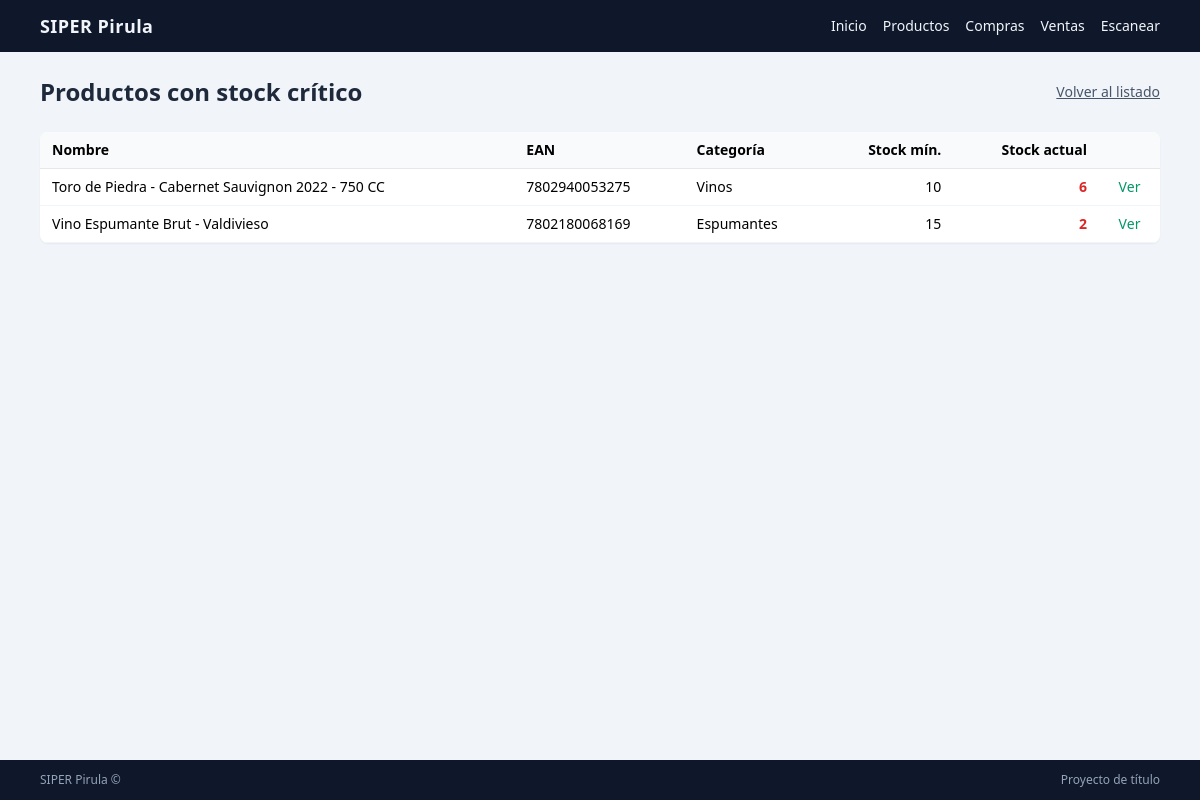
The page /inventario/productos/stock-critico/ (signed in) on the database its author committed.
### inventario/models.py (models this page shows, shortened)
class Producto(models.Model):
    negocio = models.ForeignKey(Negocio, on_delete=models.PROTECT)
    sku = models.CharField(max_length=40, blank=True, null=True)
    ean = models.CharField("Código de barras", max_length=40, unique=True)
    nombre = models.CharField(max_length=120)
    categoria = models.ForeignKey(Categoria, on_delete=models.PROTECT)
    precio = models.PositiveIntegerField(default=0, help_text="Precio de venta en pesos chilenos")
    costo = models.PositiveIntegerField(default=0, help_text="Costo en pesos chilenos")
    stock_min = models.IntegerField(default=0)
    ubicacion = models.CharField(max_length=60, blank=True, null=True)
    activo = models.BooleanField(default=True)
    imagen = models.ImageField(
        upload_to="productos/",
        blank=True,
        null=True,
    )
    class Meta:
        db_table = "producto"
    @property
    def stock_actual(self):
        resultado = self.movimientos.aggregate(
            total=Sum(
                Case(
                    When(tipo__in=[MovimientoInventario.TIPO_ENTRADA, MovimientoInventario.TIPO_AJUSTE],
                         then=F("cantidad")),
                    When(tipo__in=[MovimientoInventario.TIPO_SALIDA, MovimientoInventario.TIPO_MERMA],
                         then=-F("cantidad")),
                    default=0,
                    output_field=IntegerField(),
                )
            )
        )
        return resultado["total"] or 0

class Categoria(models.Model):
    negocio = models.ForeignKey(Negocio, on_delete=models.PROTECT)
    nombre = models.CharField(max_length=80)
    class Meta:
        db_table = "categoria"
    def __str__(self):
        return self.nombre

### inventario/views.py (the view)
# urls.py: path("productos/stock-critico/", views.ProductoStockCriticoView.as_view(), name="producto_stock_critico"),
class ProductoStockCriticoView(LoginRequiredMixin, ListView):
    model = Producto
    template_name = "inventario/movimiento_stock/stock_critico.html"
    context_object_name = "productos"
    def get_queryset(self):
        negocio = self.request.user.perfilusuario.negocio
        qs = Producto.objects.filter(negocio=negocio, activo=True)
        return [p for p in qs if p.stock_actual < p.stock_min]

### templates/inventario/movimiento_stock/stock_critico.html (shortened to what this page needs)
{% extends "../../core/base.html" %}
{% block content %}
<div class="max-w-6xl mx-auto space-y-6">
    <div class="flex items-center justify-between">
        <h1 class="text-2xl font-bold text-slate-800">
            Productos con stock crítico
        </h1>
        <a href="{% url 'inventario:producto_lista' %}"
           class="text-sm text-slate-600 hover:text-slate-900 underline">
            Volver al listado
        </a>
    </div>
    <div class="bg-white rounded-lg shadow-sm overflow-x-auto">
        <table class="min-w-full text-sm">
            <thead class="bg-slate-50">
                <tr>
                    <th class="px-3 py-2 text-left border-b">Nombre</th>
                    <th class="px-3 py-2 text-left border-b">EAN</th>
                    <th class="px-3 py-2 text-left border-b">Categoría</th>
                    <th class="px-3 py-2 text-right border-b">Stock mín.</th>
                    <th class="px-3 py-2 text-right border-b">Stock actual</th>
                    <th class="px-3 py-2 text-center border-b"></th>
                </tr>
            </thead>
            <tbody>
                {% for p in productos %}
                    <tr class="border-b border-slate-100 hover:bg-slate-50">
                        <td class="px-3 py-2 font-medium">
                            {{ p.nombre }}
                        </td>
                        <td class="px-3 py-2">
                            {{ p.ean }}
                        </td>
                        <td class="px-3 py-2">
                            {{ p.categoria }}
                        </td>
                        <td class="px-3 py-2 text-right">
                            {{ p.stock_min }}
                        </td>
                        <td class="px-3 py-2 text-right font-semibold text-red-600">
                            {{ p.stock_actual }}
                        </td>
                        <td class="px-3 py-2 text-center">
                            <a href="{% url 'inventario:producto_detalle' p.pk %}"
                               class="text-emerald-600 hover:underline text-sm font-medium">
                                Ver
                            </a>
                        </td>
                    </tr>
                {% empty %}
                    <tr>
                        <td colspan="6" class="px-3 py-6 text-center text-slate-500">
                            ✅ No hay productos bajo el stock mínimo
                        </td>
                    </tr>
                {% endfor %}
            </tbody>
        </table>
    </div>
</div>
{% endblock %}

### rows shown on the page
Producto: nombre "Toro de Piedra - Cabernet Sauvignon 2022 - 750 CC", ean "7802940053275", categoria "Vinos", stock_min "10", stock_actual "6"
Producto: nombre "Vino Espumante Brut - Valdivieso", ean "7802180068169", categoria "Espumantes", stock_min "15", stock_actual "2"
